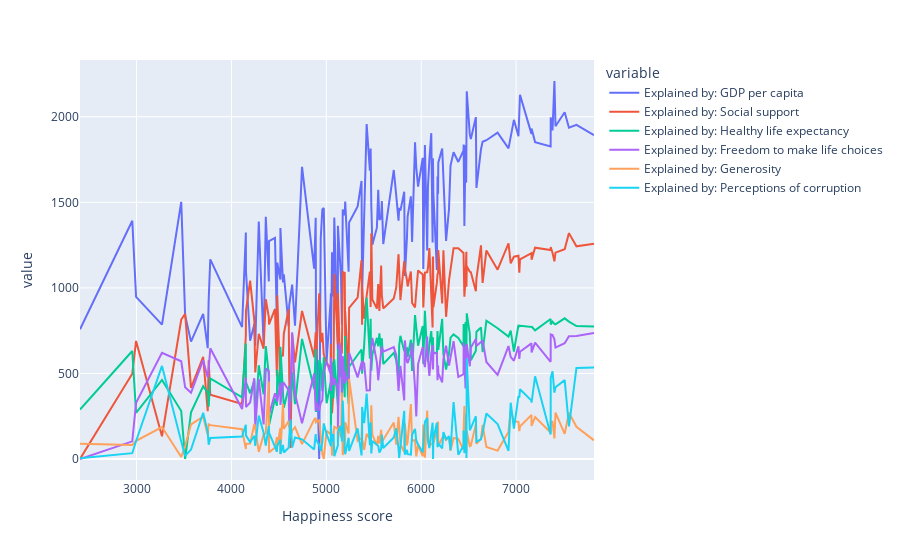

Notebook code for this chart:
### Code cell
fig = px.line(df, 'Happiness score', ['Explained by: GDP per capita', 'Explained by: Social support', 'Explained by: Healthy life expectancy', 'Explained by: Freedom to make life choices', 'Explained by: Generosity', 'Explained by: Perceptions of corruption'])
fig.show()

### Figure 1 — Plotly figure (JSON) as saved in the notebook; plotly's stock layout.template omitted (floating-point values rounded to 4 significant figures; data arrays with more than 128 entries replaced by an {"elided": "..."} marker saying what was removed)
{"data": [{"hovertemplate": "variable=Explained by: GDP per capita<br>Happiness score=%{x}<br>value=%{y}<extra></extra>", "legendgroup": "Explained by: GDP per capita", "line": {"color": "#636efa", "dash": "solid"}, "marker": {"symbol": "circle"}, "mode": "lines", "name": "Explained by: GDP per capita", "orientation": "v", "showlegend": true, "type": "scatter", "x": {"elided": "146 int values"}, "xaxis": "x", "y": {"elided": "146 int values"}, "yaxis": "y"}, {"hovertemplate": "variable=Explained by: Social support<br>Happiness score=%{x}<br>value=%{y}<extra></extra>", "legendgroup": "Explained by: Social support", "line": {"color": "#EF553B", "dash": "solid"}, "marker": {"symbol": "circle"}, "mode": "lines", "name": "Explained by: Social support", "orientation": "v", "showlegend": true, "type": "scatter", "x": {"elided": "146 int values"}, "xaxis": "x", "y": {"elided": "146 int values"}, "yaxis": "y"}, {"hovertemplate": "variable=Explained by: Healthy life expectancy<br>Happiness score=%{x}<br>value=%{y}<extra></extra>", "legendgroup": "Explained by: Healthy life expectancy", "line": {"color": "#00cc96", "dash": "solid"}, "marker": {"symbol": "circle"}, "mode": "lines", "name": "Explained by: Healthy life expectancy", "orientation": "v", "showlegend": true, "type": "scatter", "x": {"elided": "146 int values"}, "xaxis": "x", "y": {"elided": "146 int values"}, "yaxis": "y"}, {"hovertemplate": "variable=Explained by: Freedom to make life choices<br>Happiness score=%{x}<br>value=%{y}<extra></extra>", "legendgroup": "Explained by: Freedom to make life choices", "line": {"color": "#ab63fa", "dash": "solid"}, "marker": {"symbol": "circle"}, "mode": "lines", "name": "Explained by: Freedom to make life choices", "orientation": "v", "showlegend": true, "type": "scatter", "x": {"elided": "146 int values"}, "xaxis": "x", "y": {"elided": "146 int values"}, "yaxis": "y"}, {"hovertemplate": "variable=Explained by: Generosity<br>Happiness score=%{x}<br>value=%{y}<extra></extra>", "legendgroup": "Explained by: Generosity", "line": {"color": "#FFA15A", "dash": "solid"}, "marker": {"symbol": "circle"}, "mode": "lines", "name": "Explained by: Generosity", "orientation": "v", "showlegend": true, "type": "scatter", "x": {"elided": "146 int values"}, "xaxis": "x", "y": {"elided": "146 int values"}, "yaxis": "y"}, {"hovertemplate": "variable=Explained by: Perceptions of corruption<br>Happiness score=%{x}<br>value=%{y}<extra></extra>", "legendgroup": "Explained by: Perceptions of corruption", "line": {"color": "#19d3f3", "dash": "solid"}, "marker": {"symbol": "circle"}, "mode": "lines", "name": "Explained by: Perceptions of corruption", "orientation": "v", "showlegend": true, "type": "scatter", "x": {"elided": "146 int values"}, "xaxis": "x", "y": {"elided": "146 int values"}, "yaxis": "y"}], "layout": {"legend": {"title": {"text": "variable"}, "tracegroupgap": 0}, "margin": {"t": 60}, "xaxis": {"anchor": "y", "domain": [0, 1], "title": {"text": "Happiness score"}}, "yaxis": {"anchor": "x", "domain": [0, 1], "title": {"text": "value"}}}}
